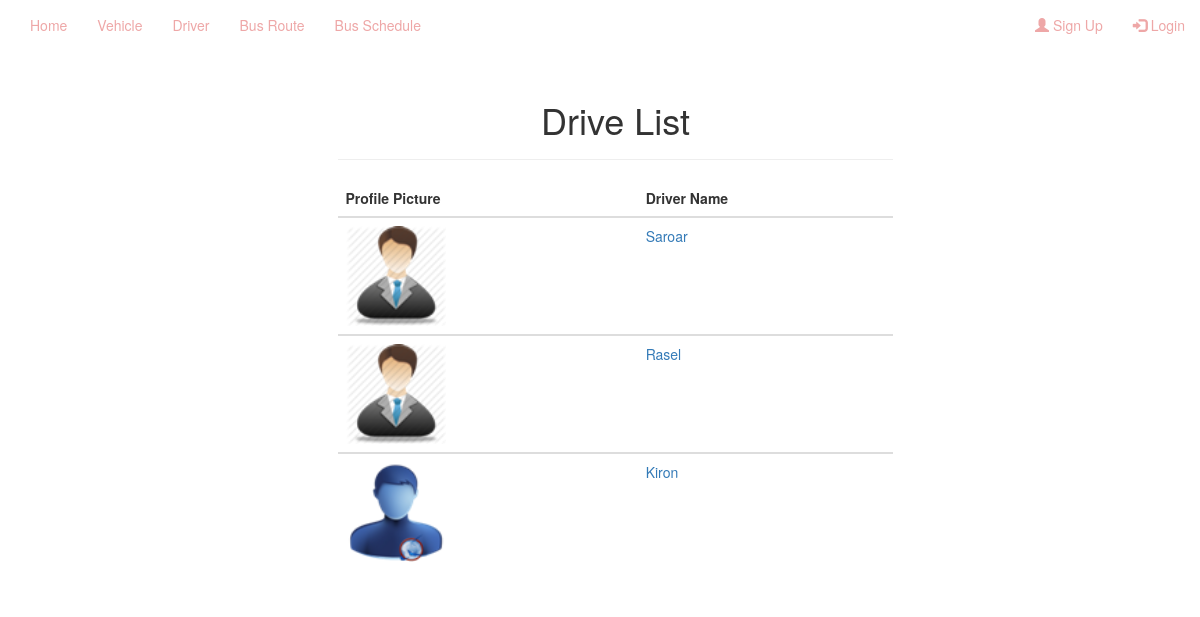
The app's page /driverlist.php with its own data.
### tables this page shows
CREATE TABLE IF NOT EXISTS `driver` (
  `driverid` int(11) NOT NULL AUTO_INCREMENT,
  `drname` varchar(255) NOT NULL,
  `drjoin` varchar(255) NOT NULL,
  `drmobile` varchar(20) NOT NULL,
  `drnid` varchar(30) NOT NULL,
  `drlicense` varchar(30) NOT NULL,
  `drlicensevalid` varchar(100) NOT NULL,
  `draddress` varchar(255) NOT NULL,
  `drphoto` varchar(30) NOT NULL,
  `dr_available` int(11) NOT NULL,
  PRIMARY KEY (`driverid`)
);

### driverlist.php (the view, shortened to what this page needs)
<?php
    $connection= mysqli_connect("localhost","root","","vehicle management");
    $sql= "SELECT * FROM `driver`";
    $res=mysqli_query($connection,$sql);
?>
<!DOCTYPE html>
<html lang="en">
<head>
    <link rel="stylesheet" href="https://maxcdn.bootstrapcdn.com/bootstrap/3.3.7/css/bootstrap.min.css">
    <link rel="stylesheet" href="animate.css">
    <link rel="stylesheet" href="style.css">
</head>
<body >
   <div  id="myDiv">
   <?php include 'navbar.php'; ?>
   <br><br><br>
   <div class="container">
      <?php
        if(mysqli_num_rows($res)>0){ ?>
      <div class="container">
         <div class="row">
             <div class="col-md-3"></div>
             <div class="col-md-6">
                 <div class="page-header">
                    <h1 class="animated tada" style="text-align: center;">Drive List</h1>
                  </div>
                  <table class="table foo">
                    <thead>
                        <th>Profile Picture</th>
                        <th>Driver Name</th>
                    </thead>
                    <?php while($row=mysqli_fetch_assoc($res)) {  ?>
                    <tbody>
                        <tr>
                            <td><img height="100px" width="100px" src="picture/<?php echo $row["drphoto"]; ?>" alt="dp"></td>
                            <td><a href="driverprofile.php?driverid=<?php echo $row["driverid"]; ?>"> <?php echo $row["drname"] ?></a></td>
                        </tr>
                    </tbody>
                <?php } }?>
                </table>
             </div>
             <div class="col-md-3"></div>
         </div>
      </div>
   </div>
    </div>
</body>
</html>

### records on screen
driver: drphoto (picture), drname "Saroar"
driver: drphoto (picture), drname "Rasel"
driver: drphoto (picture), drname "Kiron"
